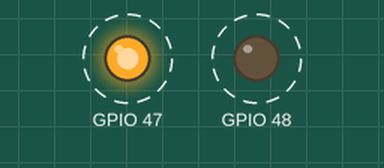
This sketch was run on a simulated ESP32-S3. Shown: output pins drawn as LEDs (lit = HIGH). Dashed ring = blinking. What the sketch prints to the serial monitor is not drawn.

Above: at 0.05 s.
Timing chart, 0 to 3.0 s (numbered marks = the images above):
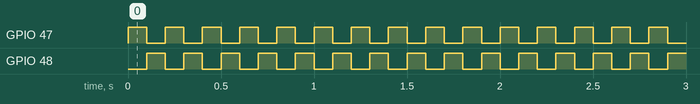

Measured:
- by itself, GPIO 47, GPIO 48: alternates HIGH for 0.10 s and LOW for 0.10 s

The sketch:

Test1.ino
```cpp
void setup() {
	Serial.begin(115200);
	pinMode(47, OUTPUT);
	pinMode(48, OUTPUT);
}

void loop() {
	Serial.println("FFF");
	digitalWrite(47, 1);
	digitalWrite(48, 0);
	delay(100);
	digitalWrite(47, 0);
	digitalWrite(48, 1);
	delay(100);

}
```
